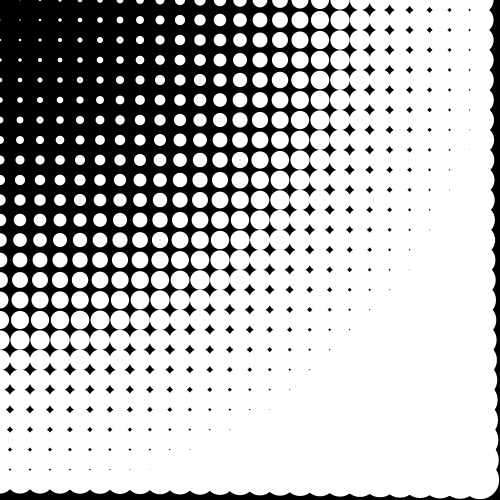
Frame 1 (no input)
Frame 60 (the mouse pressed at the canvas centre just before this capture): identical to frame 1, image omitted
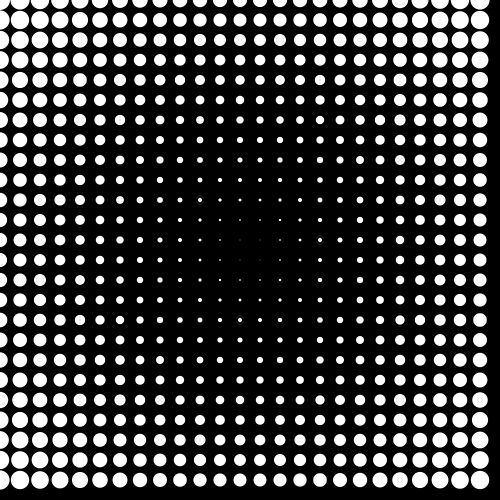
Frame 120 (the mouse held since frame 60 and released just before this capture)

The Processing sketch that drew these frames (run headless with seeded random() and noise(); from frame 60 on, the mouse is pressed at the canvas centre):

// Processing sketch: forLoop_distancia
// ── forLoop_distancia.pde
float espacio;
float radMax;
float porte;
float distMax;
float mod; //esta variable la utilizaremos para modificar cualquier cosa (tamaño, color, etc) basado en la distancia al mouse


void setup() {
  size(500, 500);
  porte = 40; //tamaño máximo
  espacio=20; //espacio entre unidades
  distMax = dist(0, 0, width, height); //la diagonal del canvas, distancia máxima
  mod = 1; // inicializamos la variable, esto no es mandatorio de hacer pero buena practica
}

void draw() {
  background(0);

  for (int i=0; i<width; i+=espacio) {
    for (int j=0; j<height; j += espacio) {
      mod = dist(mouseX, mouseY, i, j); //calculamos la distancia entre el mouse y cada punto i/j
      mod = mod/distMax * porte; //sacamos un porcentaje(0-1) y multiplicamos por tamano maximo

      miDibujo(i, j, mod, mod);//llamamos a la función y le pasamos parámetros
    }
  }
}

//función para dibujar, va a recibir 4 parámetros pos X e Y, tamaño X e Y
void miDibujo(float x, float y, float sX, float sY) {
  noStroke();
  ellipse(x, y, sX, sY); //en este caso dibujamos una elipse
}
